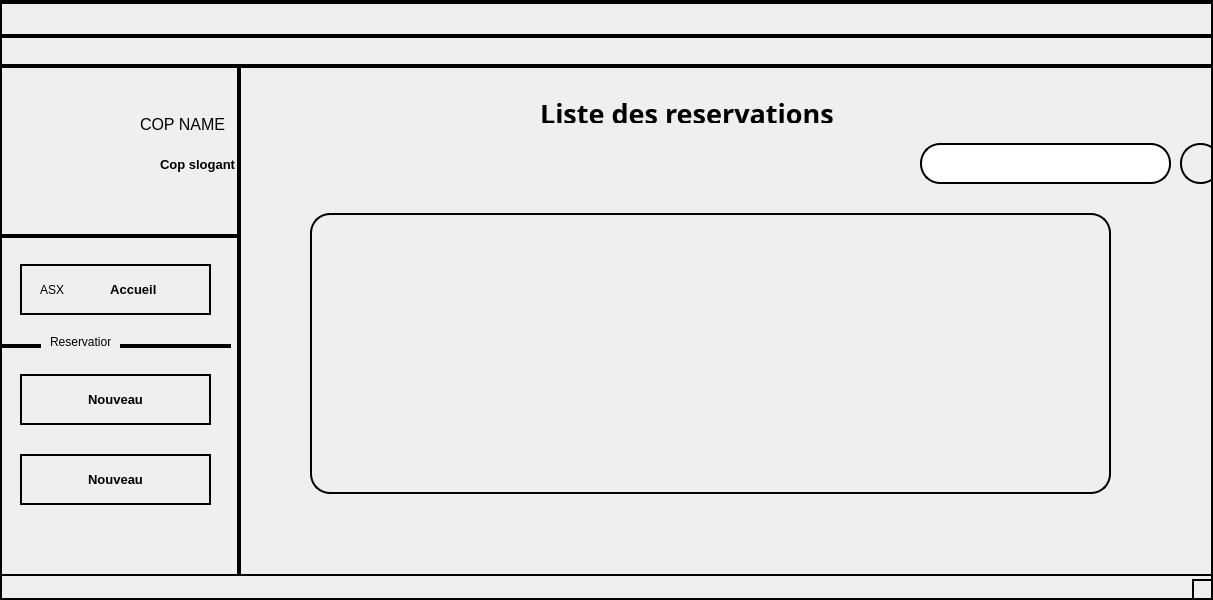
<?xml version="1.0" encoding="UTF-8"?>
<ui version="4.0">
 <class>Window</class>
 <widget class="QMainWindow" name="Window">
  <property name="geometry">
   <rect>
    <x>0</x>
    <y>0</y>
    <width>1213</width>
    <height>600</height>
   </rect>
  </property>
  <property name="windowTitle">
   <string>Window</string>
  </property>
  <property name="styleSheet">
   <string notr="true">QWidget {
 border: 2px solid black;
}</string>
  </property>
  <widget class="QWidget" name="centralwidget">
   <property name="styleSheet">
    <string notr="true">border:solid 2px black;</string>
   </property>
   <widget class="Line" name="line">
    <property name="geometry">
     <rect>
      <x>0</x>
      <y>30</y>
      <width>3000011</width>
      <height>20</height>
     </rect>
    </property>
    <property name="minimumSize">
     <size>
      <width>2000000</width>
      <height>0</height>
     </size>
    </property>
    <property name="maximumSize">
     <size>
      <width>16777215</width>
      <height>16777215</height>
     </size>
    </property>
    <property name="font">
     <font>
      <weight>50</weight>
      <bold>false</bold>
     </font>
    </property>
    <property name="styleSheet">
     <string notr="true">QFrame {
border :0;
border-top: 4px solid black;
}



</string>
    </property>
    <property name="midLineWidth">
     <number>4</number>
    </property>
    <property name="orientation">
     <enum>Qt::Horizontal</enum>
    </property>
   </widget>
   <widget class="Line" name="line_2">
    <property name="geometry">
     <rect>
      <x>-1</x>
      <y>60</y>
      <width>2011</width>
      <height>20</height>
     </rect>
    </property>
    <property name="minimumSize">
     <size>
      <width>2000</width>
      <height>0</height>
     </size>
    </property>
    <property name="styleSheet">
     <string notr="true">QFrame {
border :0;
border-top: 4px solid black;
}

</string>
    </property>
    <property name="midLineWidth">
     <number>4</number>
    </property>
    <property name="orientation">
     <enum>Qt::Horizontal</enum>
    </property>
   </widget>
   <widget class="Line" name="line_3">
    <property name="geometry">
     <rect>
      <x>220</x>
      <y>60</y>
      <width>21</width>
      <height>20014</height>
     </rect>
    </property>
    <property name="minimumSize">
     <size>
      <width>0</width>
      <height>20014</height>
     </size>
    </property>
    <property name="maximumSize">
     <size>
      <width>16777215</width>
      <height>16777215</height>
     </size>
    </property>
    <property name="styleSheet">
     <string notr="true">QFrame {
border :0;
border-right: 4px solid black;
}

</string>
    </property>
    <property name="midLineWidth">
     <number>4</number>
    </property>
    <property name="orientation">
     <enum>Qt::Vertical</enum>
    </property>
   </widget>
   <widget class="QLabel" name="label">
    <property name="geometry">
     <rect>
      <x>10</x>
      <y>80</y>
      <width>161</width>
      <height>131</height>
     </rect>
    </property>
    <property name="text">
     <string/>
    </property>
   </widget>
   <widget class="QLabel" name="label_2">
    <property name="geometry">
     <rect>
      <x>140</x>
      <y>110</y>
      <width>91</width>
      <height>20</height>
     </rect>
    </property>
    <property name="font">
     <font>
      <pointsize>-1</pointsize>
     </font>
    </property>
    <property name="styleSheet">
     <string notr="true">QLabel {
font-size:16px;

}</string>
    </property>
    <property name="text">
     <string>COP NAME</string>
    </property>
   </widget>
   <widget class="QLabel" name="label_3">
    <property name="geometry">
     <rect>
      <x>160</x>
      <y>150</y>
      <width>81</width>
      <height>20</height>
     </rect>
    </property>
    <property name="font">
     <font>
      <pointsize>10</pointsize>
      <weight>75</weight>
      <bold>true</bold>
     </font>
    </property>
    <property name="text">
     <string>Cop slogant</string>
    </property>
   </widget>
   <widget class="Line" name="line_4">
    <property name="geometry">
     <rect>
      <x>0</x>
      <y>230</y>
      <width>241</width>
      <height>20</height>
     </rect>
    </property>
    <property name="styleSheet">
     <string notr="true">QFrame {
border :0;
border-top: 4px solid black;
}</string>
    </property>
    <property name="orientation">
     <enum>Qt::Horizontal</enum>
    </property>
   </widget>
   <widget class="Line" name="line_5">
    <property name="geometry">
     <rect>
      <x>0</x>
      <y>340</y>
      <width>41</width>
      <height>16</height>
     </rect>
    </property>
    <property name="styleSheet">
     <string notr="true">QFrame {
border :0;
border-top: 4px solid black;
}

</string>
    </property>
    <property name="orientation">
     <enum>Qt::Horizontal</enum>
    </property>
   </widget>
   <widget class="Line" name="line_6">
    <property name="geometry">
     <rect>
      <x>120</x>
      <y>340</y>
      <width>111</width>
      <height>16</height>
     </rect>
    </property>
    <property name="styleSheet">
     <string notr="true">QFrame {
border :0;
border-top: 4px solid black;
}

</string>
    </property>
    <property name="orientation">
     <enum>Qt::Horizontal</enum>
    </property>
   </widget>
   <widget class="QLabel" name="label_6">
    <property name="geometry">
     <rect>
      <x>50</x>
      <y>330</y>
      <width>61</width>
      <height>16</height>
     </rect>
    </property>
    <property name="text">
     <string>Reservation</string>
    </property>
   </widget>
   <widget class="QStackedWidget" name="stackedWidget">
    <property name="geometry">
     <rect>
      <x>240</x>
      <y>69</y>
      <width>16777215</width>
      <height>591</height>
     </rect>
    </property>
    <property name="minimumSize">
     <size>
      <width>1234454</width>
      <height>0</height>
     </size>
    </property>
    <property name="maximumSize">
     <size>
      <width>16777215</width>
      <height>16777215</height>
     </size>
    </property>
    <property name="font">
     <font>
      <pointsize>16</pointsize>
     </font>
    </property>
    <property name="styleSheet">
     <string notr="true">
width : 200px;</string>
    </property>
    <property name="currentIndex">
     <number>2</number>
    </property>
    <widget class="QWidget" name="page">
     <widget class="QLabel" name="label_28">
      <property name="geometry">
       <rect>
        <x>360</x>
        <y>50</y>
        <width>481</width>
        <height>20</height>
       </rect>
      </property>
      <property name="font">
       <font>
        <family>Gill Sans MT</family>
        <pointsize>23</pointsize>
        <weight>75</weight>
        <bold>true</bold>
       </font>
      </property>
      <property name="text">
       <string>BIENVENUE</string>
      </property>
     </widget>
     <widget class="QLabel" name="label_29">
      <property name="geometry">
       <rect>
        <x>30</x>
        <y>130</y>
        <width>1061</width>
        <height>461</height>
       </rect>
      </property>
      <property name="styleSheet">
       <string notr="true">QLabel {
border: 2px solid black;
border-radius : 20px;
}</string>
      </property>
      <property name="text">
       <string/>
      </property>
     </widget>
    </widget>
    <widget class="QWidget" name="page_2">
     <widget class="QLabel" name="label_11">
      <property name="geometry">
       <rect>
        <x>260</x>
        <y>10</y>
        <width>531</width>
        <height>31</height>
       </rect>
      </property>
      <property name="font">
       <font>
        <family>Gill Sans MT</family>
        <pointsize>20</pointsize>
        <weight>75</weight>
        <bold>true</bold>
       </font>
      </property>
      <property name="text">
       <string>                   Faire une reservation</string>
      </property>
     </widget>
     <widget class="QLabel" name="label_12">
      <property name="geometry">
       <rect>
        <x>130</x>
        <y>60</y>
        <width>841</width>
        <height>201</height>
       </rect>
      </property>
      <property name="styleSheet">
       <string notr="true">QLabel {
border: 2px solid black;
border-radius : 20px;
}</string>
      </property>
      <property name="text">
       <string/>
      </property>
     </widget>
     <widget class="QLabel" name="label_13">
      <property name="geometry">
       <rect>
        <x>160</x>
        <y>50</y>
        <width>101</width>
        <height>20</height>
       </rect>
      </property>
      <property name="font">
       <font>
        <family>Gill Sans MT</family>
        <pointsize>14</pointsize>
       </font>
      </property>
      <property name="text">
       <string>Reservation</string>
      </property>
     </widget>
     <widget class="QLabel" name="label_14">
      <property name="geometry">
       <rect>
        <x>180</x>
        <y>100</y>
        <width>141</width>
        <height>20</height>
       </rect>
      </property>
      <property name="font">
       <font>
        <pointsize>12</pointsize>
       </font>
      </property>
      <property name="text">
       <string>date de reservation:</string>
      </property>
     </widget>
     <widget class="QLineEdit" name="lineEdit">
      <property name="geometry">
       <rect>
        <x>340</x>
        <y>100</y>
        <width>251</width>
        <height>21</height>
       </rect>
      </property>
      <property name="font">
       <font>
        <pointsize>12</pointsize>
       </font>
      </property>
      <property name="styleSheet">
       <string notr="true">QLineEdit {
border: 0;
border-bottom : 2px solid black;

}
</string>
      </property>
      <property name="text">
       <string>efrghjfrgthjkl</string>
      </property>
     </widget>
     <widget class="QLabel" name="label_15">
      <property name="geometry">
       <rect>
        <x>180</x>
        <y>130</y>
        <width>141</width>
        <height>20</height>
       </rect>
      </property>
      <property name="font">
       <font>
        <pointsize>12</pointsize>
       </font>
      </property>
      <property name="text">
       <string>Frais total:</string>
      </property>
     </widget>
     <widget class="QLineEdit" name="lineEdit_2">
      <property name="geometry">
       <rect>
        <x>340</x>
        <y>130</y>
        <width>251</width>
        <height>21</height>
       </rect>
      </property>
      <property name="font">
       <font>
        <pointsize>12</pointsize>
       </font>
      </property>
      <property name="styleSheet">
       <string notr="true">QLineEdit {
border: 0;
border-bottom : 2px solid black;

}
</string>
      </property>
     </widget>
     <widget class="QLabel" name="label_16">
      <property name="geometry">
       <rect>
        <x>180</x>
        <y>160</y>
        <width>141</width>
        <height>20</height>
       </rect>
      </property>
      <property name="font">
       <font>
        <pointsize>12</pointsize>
       </font>
      </property>
      <property name="text">
       <string>Avance:</string>
      </property>
     </widget>
     <widget class="QLineEdit" name="lineEdit_3">
      <property name="geometry">
       <rect>
        <x>340</x>
        <y>160</y>
        <width>251</width>
        <height>21</height>
       </rect>
      </property>
      <property name="font">
       <font>
        <pointsize>12</pointsize>
       </font>
      </property>
      <property name="styleSheet">
       <string notr="true">QLineEdit {
border: 0;
border-bottom : 2px solid black;

}
</string>
      </property>
     </widget>
     <widget class="QLabel" name="label_17">
      <property name="geometry">
       <rect>
        <x>180</x>
        <y>190</y>
        <width>141</width>
        <height>20</height>
       </rect>
      </property>
      <property name="font">
       <font>
        <pointsize>12</pointsize>
       </font>
      </property>
      <property name="text">
       <string>Num Place:</string>
      </property>
     </widget>
     <widget class="QLineEdit" name="lineEdit_4">
      <property name="geometry">
       <rect>
        <x>340</x>
        <y>190</y>
        <width>251</width>
        <height>21</height>
       </rect>
      </property>
      <property name="font">
       <font>
        <pointsize>12</pointsize>
       </font>
      </property>
      <property name="styleSheet">
       <string notr="true">QLineEdit {
border: 0;
border-bottom : 2px solid black;

}
</string>
      </property>
     </widget>
     <widget class="QLabel" name="label_18">
      <property name="geometry">
       <rect>
        <x>130</x>
        <y>290</y>
        <width>841</width>
        <height>201</height>
       </rect>
      </property>
      <property name="styleSheet">
       <string notr="true">QLabel {
border: 2px solid black;
border-radius : 20px;
}</string>
      </property>
      <property name="text">
       <string/>
      </property>
     </widget>
     <widget class="QLabel" name="label_19">
      <property name="geometry">
       <rect>
        <x>160</x>
        <y>280</y>
        <width>71</width>
        <height>20</height>
       </rect>
      </property>
      <property name="font">
       <font>
        <family>Gill Sans MT</family>
        <pointsize>14</pointsize>
       </font>
      </property>
      <property name="text">
       <string> Client</string>
      </property>
     </widget>
     <widget class="QLabel" name="label_20">
      <property name="geometry">
       <rect>
        <x>170</x>
        <y>330</y>
        <width>141</width>
        <height>20</height>
       </rect>
      </property>
      <property name="font">
       <font>
        <pointsize>12</pointsize>
       </font>
      </property>
      <property name="text">
       <string>Nom:</string>
      </property>
     </widget>
     <widget class="QLabel" name="label_21">
      <property name="geometry">
       <rect>
        <x>170</x>
        <y>370</y>
        <width>141</width>
        <height>20</height>
       </rect>
      </property>
      <property name="font">
       <font>
        <pointsize>12</pointsize>
       </font>
      </property>
      <property name="text">
       <string>SEX:</string>
      </property>
     </widget>
     <widget class="QLabel" name="label_22">
      <property name="geometry">
       <rect>
        <x>170</x>
        <y>410</y>
        <width>141</width>
        <height>20</height>
       </rect>
      </property>
      <property name="font">
       <font>
        <pointsize>12</pointsize>
       </font>
      </property>
      <property name="text">
       <string>Adresse:</string>
      </property>
     </widget>
     <widget class="QLabel" name="label_23">
      <property name="geometry">
       <rect>
        <x>170</x>
        <y>450</y>
        <width>141</width>
        <height>20</height>
       </rect>
      </property>
      <property name="font">
       <font>
        <pointsize>12</pointsize>
       </font>
      </property>
      <property name="text">
       <string>Telephone:</string>
      </property>
     </widget>
     <widget class="QLineEdit" name="lineEdit_5">
      <property name="geometry">
       <rect>
        <x>330</x>
        <y>330</y>
        <width>251</width>
        <height>21</height>
       </rect>
      </property>
      <property name="font">
       <font>
        <pointsize>12</pointsize>
       </font>
      </property>
      <property name="styleSheet">
       <string notr="true">QLineEdit {
border: 0;
border-bottom : 2px solid black;

}
</string>
      </property>
      <property name="text">
       <string/>
      </property>
     </widget>
     <widget class="QLineEdit" name="lineEdit_6">
      <property name="geometry">
       <rect>
        <x>330</x>
        <y>370</y>
        <width>251</width>
        <height>21</height>
       </rect>
      </property>
      <property name="font">
       <font>
        <pointsize>12</pointsize>
       </font>
      </property>
      <property name="styleSheet">
       <string notr="true">QLineEdit {
border: 0;
border-bottom : 2px solid black;

}
</string>
      </property>
      <property name="text">
       <string/>
      </property>
     </widget>
     <widget class="QLineEdit" name="lineEdit_7">
      <property name="geometry">
       <rect>
        <x>330</x>
        <y>410</y>
        <width>251</width>
        <height>21</height>
       </rect>
      </property>
      <property name="font">
       <font>
        <pointsize>12</pointsize>
       </font>
      </property>
      <property name="styleSheet">
       <string notr="true">QLineEdit {
border: 0;
border-bottom : 2px solid black;

}
</string>
      </property>
      <property name="text">
       <string/>
      </property>
     </widget>
     <widget class="QLineEdit" name="lineEdit_8">
      <property name="geometry">
       <rect>
        <x>330</x>
        <y>450</y>
        <width>251</width>
        <height>21</height>
       </rect>
      </property>
      <property name="font">
       <font>
        <pointsize>12</pointsize>
       </font>
      </property>
      <property name="styleSheet">
       <string notr="true">QLineEdit {
border: 0;
border-bottom : 2px solid black;

}
</string>
      </property>
      <property name="text">
       <string/>
      </property>
     </widget>
    </widget>
    <widget class="QWidget" name="page_3">
     <widget class="QLabel" name="label_24">
      <property name="geometry">
       <rect>
        <x>300</x>
        <y>30</y>
        <width>481</width>
        <height>20</height>
       </rect>
      </property>
      <property name="font">
       <font>
        <family>Gill Sans MT</family>
        <pointsize>20</pointsize>
        <weight>75</weight>
        <bold>true</bold>
       </font>
      </property>
      <property name="text">
       <string>Liste des reservations</string>
      </property>
     </widget>
     <widget class="QLabel" name="label_26">
      <property name="geometry">
       <rect>
        <x>940</x>
        <y>70</y>
        <width>41</width>
        <height>41</height>
       </rect>
      </property>
      <property name="styleSheet">
       <string notr="true">QLabel {
border-radius : 20px;
border: 2px solid black;

}</string>
      </property>
      <property name="text">
       <string/>
      </property>
     </widget>
     <widget class="QLabel" name="label_27">
      <property name="geometry">
       <rect>
        <x>70</x>
        <y>140</y>
        <width>801</width>
        <height>281</height>
       </rect>
      </property>
      <property name="styleSheet">
       <string notr="true">QLabel {
border-radius : 20px;
border: 2px solid black;

}</string>
      </property>
      <property name="text">
       <string/>
      </property>
     </widget>
     <widget class="QLineEdit" name="lineEdit_9">
      <property name="geometry">
       <rect>
        <x>680</x>
        <y>70</y>
        <width>251</width>
        <height>41</height>
       </rect>
      </property>
      <property name="styleSheet">
       <string notr="true">
border-radius : 20px;
border: 2px solid black;

</string>
      </property>
     </widget>
    </widget>
   </widget>
   <widget class="QPushButton" name="pushButton">
    <property name="geometry">
     <rect>
      <x>20</x>
      <y>260</y>
      <width>191</width>
      <height>51</height>
     </rect>
    </property>
    <property name="font">
     <font>
      <pointsize>10</pointsize>
      <weight>75</weight>
      <bold>true</bold>
     </font>
    </property>
    <property name="styleSheet">
     <string notr="true">
border: 2px solid black;
</string>
    </property>
    <property name="text">
     <string>          Accueil</string>
    </property>
   </widget>
   <widget class="QLabel" name="label_4">
    <property name="geometry">
     <rect>
      <x>40</x>
      <y>270</y>
      <width>31</width>
      <height>31</height>
     </rect>
    </property>
    <property name="text">
     <string>ASX</string>
    </property>
   </widget>
   <widget class="QPushButton" name="pushButton_4">
    <property name="geometry">
     <rect>
      <x>20</x>
      <y>370</y>
      <width>191</width>
      <height>51</height>
     </rect>
    </property>
    <property name="font">
     <font>
      <pointsize>10</pointsize>
      <weight>75</weight>
      <bold>true</bold>
     </font>
    </property>
    <property name="styleSheet">
     <string notr="true">
border: 2px solid black;
</string>
    </property>
    <property name="text">
     <string>Nouveau</string>
    </property>
   </widget>
   <widget class="QLabel" name="label_8">
    <property name="geometry">
     <rect>
      <x>40</x>
      <y>380</y>
      <width>41</width>
      <height>31</height>
     </rect>
    </property>
    <property name="text">
     <string/>
    </property>
   </widget>
   <widget class="QPushButton" name="pushButton_5">
    <property name="geometry">
     <rect>
      <x>20</x>
      <y>450</y>
      <width>191</width>
      <height>51</height>
     </rect>
    </property>
    <property name="font">
     <font>
      <pointsize>10</pointsize>
      <weight>75</weight>
      <bold>true</bold>
     </font>
    </property>
    <property name="styleSheet">
     <string notr="true">
border: 2px solid black;
</string>
    </property>
    <property name="text">
     <string>Nouveau</string>
    </property>
   </widget>
   <widget class="QLabel" name="label_10">
    <property name="geometry">
     <rect>
      <x>30</x>
      <y>460</y>
      <width>47</width>
      <height>31</height>
     </rect>
    </property>
    <property name="text">
     <string/>
    </property>
   </widget>
  </widget>
  <widget class="QStatusBar" name="statusbar"/>
  <widget class="QMenuBar" name="menubar">
   <property name="geometry">
    <rect>
     <x>0</x>
     <y>0</y>
     <width>1213</width>
     <height>25</height>
    </rect>
   </property>
  </widget>
 </widget>
 <resources/>
 <connections/>
</ui>
